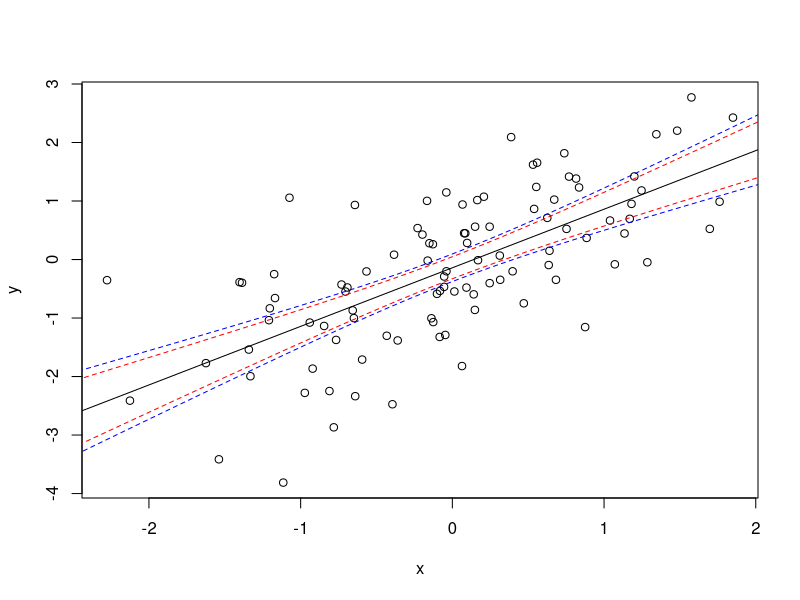

Here is the R script that generated this plot:
# r2py crawler metadata
# package: lava
# source_type: rd_example
# topic: scheffe.Rd
# source_file: C:\Users\bened\AppData\Local\R\win-library\4.5\lava\help
# lines: 13

suppressPackageStartupMessages(library(lava))
x <- rnorm(100)
d <- data.frame(y=rnorm(length(x),x),x=x)
l <- lm(y~x,d)
plot(y~x,d)
abline(l)
d0 <- data.frame(x=seq(-5,5,length.out=100))
d1 <- cbind(d0,predict(l,newdata=d0,interval="confidence"))
d2 <- cbind(d0,scheffe(l,d0))
lines(lwr~x,d1,lty=2,col="red")
lines(upr~x,d1,lty=2,col="red")
lines(lwr~x,d2,lty=2,col="blue")
lines(upr~x,d2,lty=2,col="blue")
